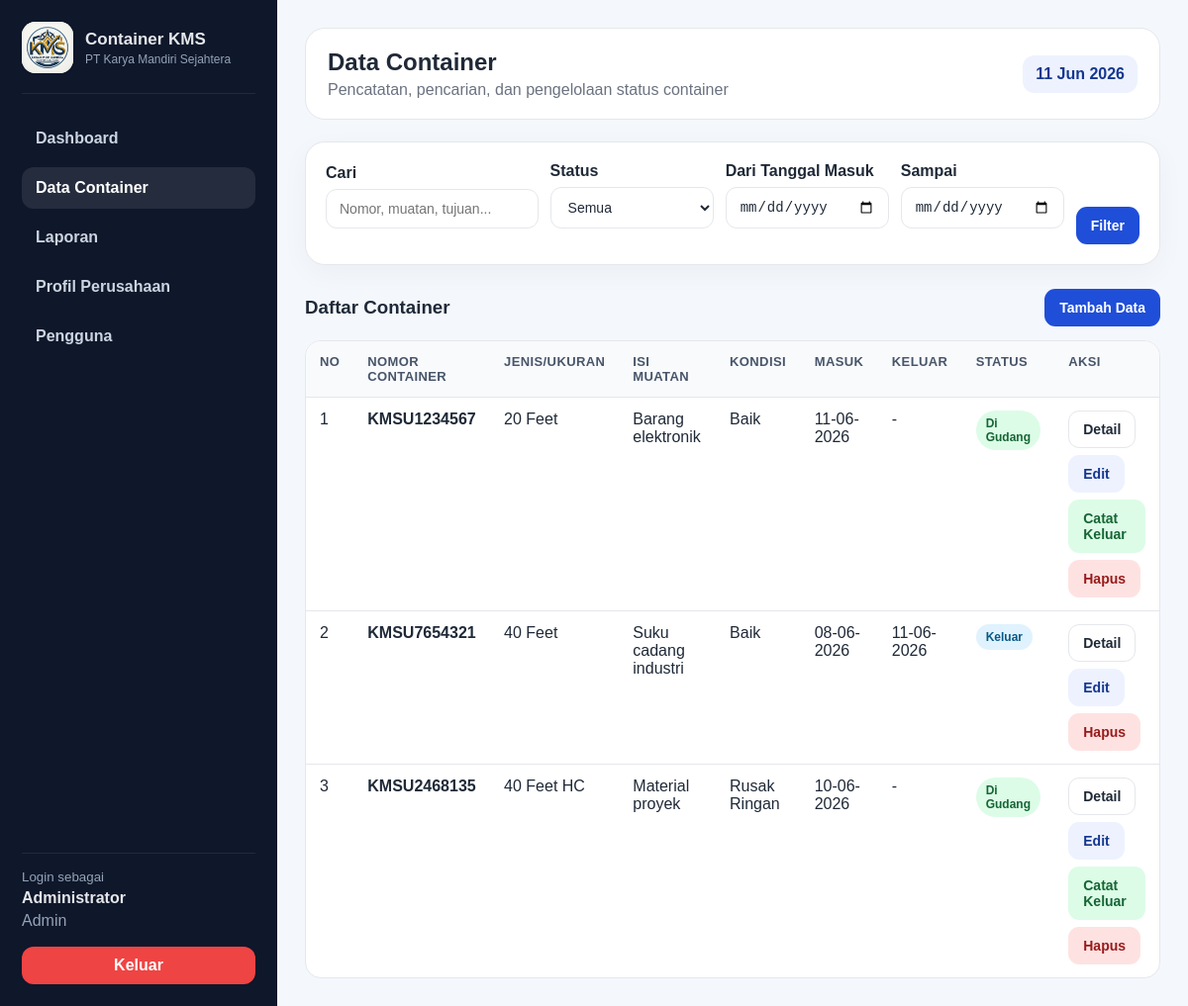
The app's page /containers/index.php (signed in) with its own data.
### tables this page shows
CREATE TABLE containers (
    id INT AUTO_INCREMENT PRIMARY KEY,
    nomor_container VARCHAR(30) NOT NULL UNIQUE,
    jenis_ukuran VARCHAR(50) NOT NULL,
    isi_muatan VARCHAR(150) NULL,
    kondisi_fisik VARCHAR(100) NULL,
    tanggal_masuk DATE NOT NULL,
    tanggal_keluar DATE NULL,
    tujuan_pengiriman VARCHAR(150) NULL,
    status ENUM('di_gudang','keluar') NOT NULL DEFAULT 'di_gudang',
    keterangan TEXT NULL,
    created_by INT NULL,
    created_at DATETIME NULL,
    updated_at DATETIME NULL,
    CONSTRAINT fk_containers_user FOREIGN KEY (created_by) REFERENCES users(id) ON DELETE SET NULL
);

### config/app.php (called while the page is built, shortened)
<?php
function url(string $path = ''): string
{
    $base = rtrim(BASE_URL, '/');
    $path = ltrim($path, '/');
    return ($base === '' ? '' : $base) . '/' . $path;
}

### containers/index.php (the view, shortened to what this page needs)
<?php
require_once __DIR__ . '/../includes/auth.php';
$q = trim($_GET['q'] ?? '');
$start = $_GET['start'] ?? '';
$end = $_GET['end'] ?? '';
$where = [];
$params = [];
$sql = 'SELECT * FROM containers' . ($where ? ' WHERE ' . implode(' AND ', $where) : '') . ' ORDER BY updated_at DESC';
$stmt = $pdo->prepare($sql);
$stmt->execute($params);
$containers = $stmt->fetchAll();
require_once __DIR__ . '/../includes/header.php';
?>
<div class="card">
    <form class="filter-bar" method="get">
        <div class="form-group"><label>Cari</label><input class="form-control" type="text" name="q" value="<?= e($q) ?>" placeholder="Nomor, muatan, tujuan..."></div>
        <div class="form-group"><label>Status</label><select name="status"><option value="">Semua</option></select></div>
        <div class="form-group"><label>Dari Tanggal Masuk</label><input class="form-control" type="date" name="start" value="<?= e($start) ?>"></div>
        <div class="form-group"><label>Sampai</label><input class="form-control" type="date" name="end" value="<?= e($end) ?>"></div>
        <button class="btn btn-primary" type="submit">Filter</button>
    </form>
</div>
<div class="section-title">
    <h3>Daftar Container</h3>
    <?php if (is_role(['admin','staf_gudang'])): ?><a class="btn btn-primary" href="<?= url('containers/create.php') ?>">Tambah Data</a><?php endif; ?>
</div>
<div class="table-wrap">
<table>
    <thead><tr><th>No</th><th>Nomor Container</th><th>Jenis/Ukuran</th><th>Isi Muatan</th><th>Kondisi</th><th>Masuk</th><th>Keluar</th><th>Status</th><th>Aksi</th></tr></thead>
    <tbody>
    <?php foreach ($containers as $i => $c): ?>
        <tr>
            <td><?= $i+1 ?></td>
            <td><b><?= e($c['nomor_container']) ?></b></td>
            <td><?= e($c['jenis_ukuran']) ?></td>
            <td><?= e($c['isi_muatan']) ?></td>
            <td><?= e($c['kondisi_fisik']) ?></td>
            <td><?= format_date($c['tanggal_masuk']) ?></td>
            <td><?= format_date($c['tanggal_keluar']) ?></td>
            <td><?= status_badge($c['status']) ?></td>
            <td>
                <div class="action-row">
                    <a class="btn btn-outline" href="<?= url('containers/detail.php?id=' . $c['id']) ?>">Detail</a>
                    <?php if (is_role(['admin','staf_gudang'])): ?>
                        <a class="btn btn-secondary" href="<?= url('containers/edit.php?id=' . $c['id']) ?>">Edit</a>
                        <?php if ($c['status'] === 'di_gudang'): ?><a class="btn btn-success" href="<?= url('containers/keluar.php?id=' . $c['id']) ?>">Catat Keluar</a><?php endif; ?>
                    <?php endif; ?>
                    <?php if (is_role('admin')): ?><a data-confirm="Hapus data container ini?" class="btn btn-danger" href="<?= url('containers/delete.php?id=' . $c['id']) ?>">Hapus</a><?php endif; ?>
                </div>
            </td>
        </tr>
    <?php endforeach; ?>
    </tbody>
</table>
</div>
<?php require_once __DIR__ . '/../includes/footer.php'; ?>

### includes/functions.php (shortened to what this page needs)
<?php
function e($value): string
{
    return htmlspecialchars((string) $value, ENT_QUOTES, 'UTF-8');
}
function current_user(): ?array
{
    return $_SESSION['user'] ?? null;
}
function is_role(string|array $roles): bool
{
    $user = current_user();
    $roles = (array) $roles;
    return in_array($user['role'], $roles, true);
}
function status_badge(string $status): string
{
    $class = $status === 'keluar' ? 'badge-out' : 'badge-in';
    $label = $status === 'keluar' ? 'Keluar' : 'Di Gudang';
    return "<span class='badge {$class}'>{$label}</span>";
}
function format_date(?string $date): string
{
    if (!$date) return '-';
    $ts = strtotime($date);
    return $ts ? date('d-m-Y', $ts) : e($date);
}

### assets/css/style.css (style rules this page uses)
:root { --primary: #1f4ed8; --primary-dark: #14378f; --accent: #7c3aed; --bg: #f4f7fb; --surface: #ffffff; --text: #1f2937; --muted: #6b7280; --border: #e5e7eb; --danger: #dc2626; --success: #16a34a; --warning: #f59e0b; }
* { box-sizing: border-box; }
body { margin: 0; font-family: Arial, Helvetica, sans-serif; background: var(--bg); color: var(--text); }
a { color: inherit; text-decoration: none; }
.form-group { margin-bottom: 16px; }
.form-group label { display: block; font-weight: 700; margin-bottom: 7px; }
.form-control, select, textarea { width: 100%; padding: 11px 13px; border: 1px solid var(--border); border-radius: 11px; background: #fff; font-size: 14px; color: var(--text); }
.btn { display: inline-flex; align-items: center; justify-content: center; gap: 6px; padding: 10px 14px; border-radius: 11px; border: 1px solid transparent; font-weight: 700; cursor: pointer; font-size: 14px; }
.btn-primary { background: var(--primary); color: #fff; }
.btn-secondary { background: #eef2ff; color: var(--primary-dark); }
.btn-danger { background: #fee2e2; color: #991b1b; }
.btn-success { background: #dcfce7; color: #166534; }
.btn-outline { border-color: var(--border); background: #fff; color: var(--text); }
.card { background: var(--surface); border: 1px solid var(--border); border-radius: 20px; padding: 20px; box-shadow: 0 8px 28px rgba(15,23,42,.04); }
.section-title { display: flex; justify-content: space-between; align-items: center; margin: 24px 0 14px; gap: 12px; }
.section-title h3 { margin: 0; }
.table-wrap { overflow: auto; border-radius: 16px; border: 1px solid var(--border); background: #fff; }
table { width: 100%; border-collapse: collapse; min-width: 850px; }
th, td { padding: 13px 14px; border-bottom: 1px solid var(--border); text-align: left; vertical-align: top; }
th { background: #f8fafc; font-size: 13px; color: #475569; text-transform: uppercase; letter-spacing: .03em; }
tr:last-child td { border-bottom: 0; }
.badge { display: inline-flex; padding: 6px 10px; border-radius: 999px; font-size: 12px; font-weight: 800; }
.badge-in { background: #dcfce7; color: #166534; }
.badge-out { background: #e0f2fe; color: #075985; }
.action-row { display: flex; flex-wrap: wrap; gap: 7px; }
.filter-bar { display: grid; grid-template-columns: 1.3fr 1fr 1fr 1fr auto; gap: 12px; align-items: end; }

### records on screen
containers: nomor_container "KMSU1234567", jenis_ukuran "20 Feet", isi_muatan "Barang elektronik", kondisi_fisik "Baik", tanggal_masuk "11-06-2026", tanggal_keluar "-", status "Di Gudang"
containers: nomor_container "KMSU7654321", jenis_ukuran "40 Feet", isi_muatan "Suku cadang industri", kondisi_fisik "Baik", tanggal_masuk "08-06-2026", tanggal_keluar "11-06-2026", status "Keluar"
containers: nomor_container "KMSU2468135", jenis_ukuran "40 Feet HC", isi_muatan "Material proyek", kondisi_fisik "Rusak Ringan", tanggal_masuk "10-06-2026", tanggal_keluar "-", status "Di Gudang"

### other values on screen
COMPANY_NAME "PT Karya Mandiri Sejahtera"
$user['name'] "Administrator"
role_label($user['role'] ?? '-') "Admin"
$page_title "Data Container"
$page_subtitle "Pencatatan, pencarian, dan pengelolaan status container"
